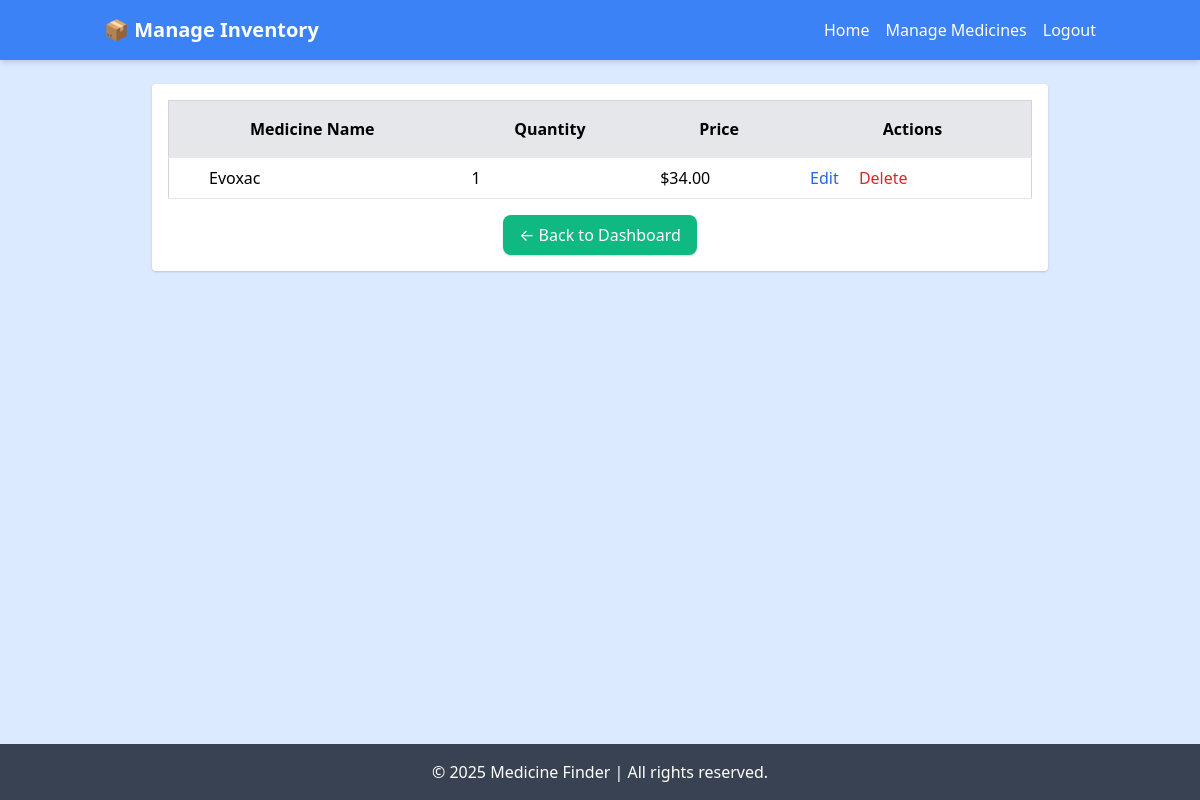
The app's page /pharmacy/manage-inventory (signed in) with its own data.
### core/models.py (models this page shows, shortened)
class PharmacyMedicine(models.Model):
    pharmacy = models.ForeignKey(Pharmacy, on_delete=models.CASCADE)
    medicine = models.ForeignKey(Medicine, on_delete=models.CASCADE)
    price = models.DecimalField(max_digits=10, decimal_places=2)
    quantity = models.IntegerField()
    expiry_date = models.DateField(null=True, blank=True)
    updated_at = models.DateTimeField(auto_now=True)

class Medicine(models.Model):
    name = models.CharField(max_length=255)
    generic_name = models.CharField(max_length=255, blank=True, null=True)

### core/views.py (the view)
# urls.py: path('pharmacy/manage-inventory', views.inv, name='inv'),
@login_required
def inv(request):
    pharmacy = Pharmacy.objects.filter(owner=request.user).first()
    medicines = PharmacyMedicine.objects.filter(pharmacy=pharmacy) if pharmacy else []
    return render(request, 'inv.html', {'medicines': medicines})

### core/templates/inv.html (shortened to what this page needs)
{% load static %}
<!DOCTYPE html>
<html lang="en">
<head>
  <link href="https://cdn.jsdelivr.net/npm/tailwindcss@2.2.19/dist/tailwind.min.css" rel="stylesheet" />
</head>
<body class="bg-blue-100 font-sans">
<header class="bg-blue-500 text-white shadow-md">
  <div class="container mx-auto flex justify-between items-center p-4">
    <h1 class="text-xl font-bold">📦 Manage Inventory</h1>
    <nav class="flex space-x-4">
      <a href="{% url 'home' %}" class="hover:underline">Home</a>
      <a href="{% url 'inv' %}" class="hover:underline">Manage Medicines</a>
      <a href="{% url 'logout' %}" class="hover:underline">Logout</a>
    </nav>
  </div>
</header>
<div class="container mx-auto mt-6 p-4 bg-white rounded shadow max-w-4xl">
  <table class="min-w-full border border-gray-300 rounded-lg">
    <thead class="bg-gray-200">
      <tr>
        <th class="py-4 px-4 border-b">Medicine Name</th>
        <th class="py-4 px-4 border-b">Quantity</th>
        <th class="py-4 px-4 border-b">Price</th>
        <th class="py-4 px-4 border-b">Actions</th>
      </tr>
    </thead>
    <tbody>
  {% for med in medicines %}
  <tr>
    <td class="border-b py-2 px-10">{{ med.medicine.name }}</td>
    <td class="border-b py-2 px-4">{{ med.quantity }}</td>
    <td class="border-b py-2 px-4">${{ med.price }}</td>
    <td class="border-b py-2 px-4">
      <a href="{% url 'edit_medicine' med.id %}" class="text-blue-600 hover:underline mr-4">Edit</a>
      <a href="{% url 'delete_medicine' med.id %}" class="text-red-600 hover:underline">Delete</a>
    </td>
  </tr>
  {% empty %}
  <tr>
    <td colspan="4" class="text-center py-4">No medicines found.</td>
  </tr>
  {% endfor %}
</tbody>
  </table>
  <div class="mt-4 text-center">
    <a href="{% url 'pharmacy_dashboard' %}" class="bg-green-500 hover:bg-green-600 text-white py-2 px-4 rounded-lg shadow inline-block">
      ← Back to Dashboard
    </a>
  </div>
</div>
<footer class="bg-gray-900 bg-opacity-80 text-white text-center py-4 fixed bottom-0 left-0 w-full">
  <p>&copy; 2025 Medicine Finder | All rights reserved.</p>
</footer>
</body>
</html>

### records on screen
PharmacyMedicine: medicine.name "Evoxac", quantity "1", price "34.00"
